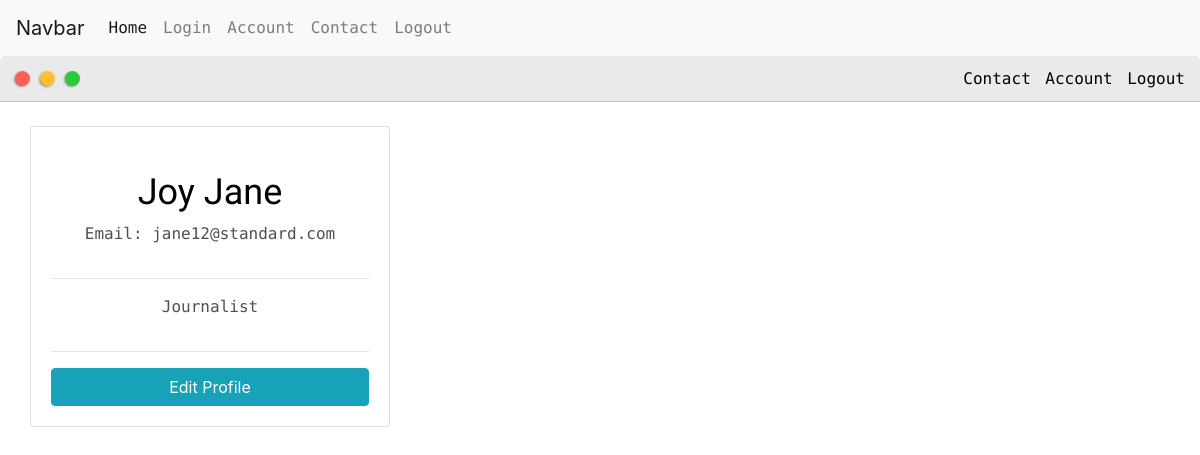
/account/ (signed in), run on the app's committed database.
### base/models.py (models this page shows)
class Profile(models.Model):
	user = models.OneToOneField(User, null=True, blank=True, on_delete=models.CASCADE)
	first_name = models.CharField(max_length=200, blank=True, null=True)
	last_name = models.CharField(max_length=200, blank=True, null=True)
	email = models.CharField(max_length=200)
	bio = models.TextField(null=True, blank=True)
	twitter = models.CharField(max_length=200,null=True, blank=True)
	def __str__(self):
		name = str(self.first_name)
		if self.last_name:
			name += ' ' + str(self.last_name)
		return name

### base/views.py (the view)
# urls.py: path('account/', views.userAccount, name="account"),
@login_required(login_url="home")
def userAccount(request):
	profile = request.user.profile
	context = {'profile':profile}
	return render(request, 'base/account.html', context)

### base/templates/base/account.html (shortened to what this page needs)
{% include 'base/main.html' %}
{% load static %}
{% block content %}
<div class="main-container">
	<br>
	<div class="row">
		<div class="col-md-4">
			<div class="card card-body" id="user-info-box">
				<br>
				<h2>{{profile}}</h2>
				<p>Email: {{profile.email}}</p>
				<hr>
				<p>{{profile.bio}}</p>
				<hr>
				<a class="btn btn-info btn-block" href="{% url 'profile' %}">Edit Profile</a>
			</div>
		</div>
{% endblock content %}

### static/css/default.css (style rules this page uses)
:root { --mainColor:#eaeaea; --secondaryColor:#fff; --borderColor:#c1c1c1; --mainText:black; --secondaryText:#4b5156; --themeDotBorder:#24292e; --previewBg:rgb(251, 249, 243, 0.8); --previewShadow:#f0ead6; --buttonColor:black; }
html, body { padding: 0; margin: 0; scroll-behavior: smooth; }
body * { transition: 0.3s; }
h1, h2, h3, h4, h5, h6, strong { color: var(--mainText); font-family: 'Russo One', sans-serif; font-weight: 500; }
p, li, span, label, input, textarea { color: var(--secondaryText); font-family: 'Roboto Mono', monospace; }
a { text-decoration: none; color:#17a2b8; }
h2 { font-size: 36px; }
.main-container { width: 1200px; margin: 0 auto; }
@media screen and (max-width: 1200px) { .main-container { width: 95%; } }

### base/templates/base/account.html (style rules this page uses)
#user-info-box { text-align: center; }

### data on the page
Profile: first_name+last_name "Joy Jane", email "jane12@standard.com", bio "Journalist"
